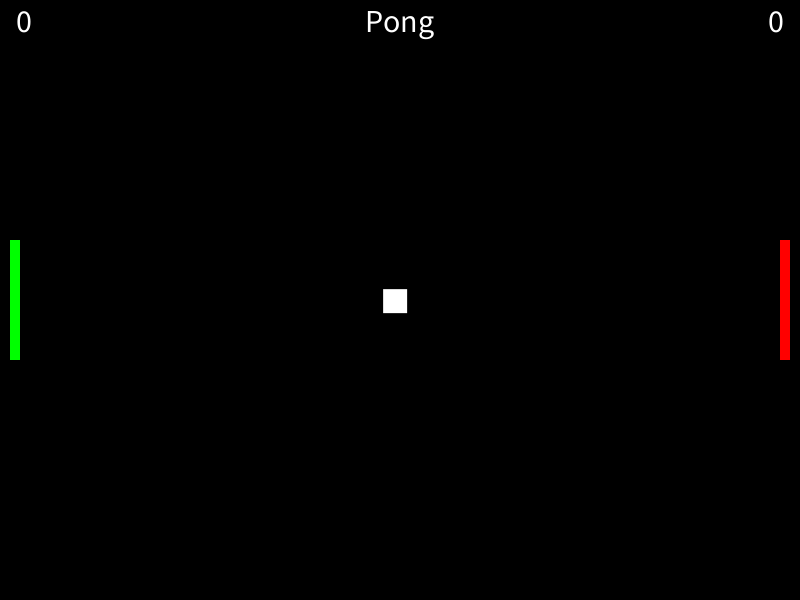
Frame 1 (no input)
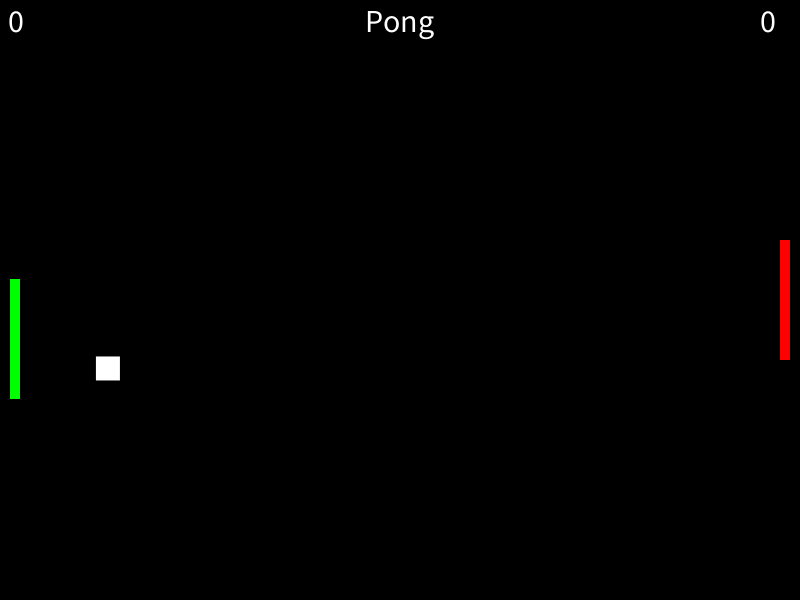
Frame 60 (the mouse pressed at the canvas centre just before this capture)
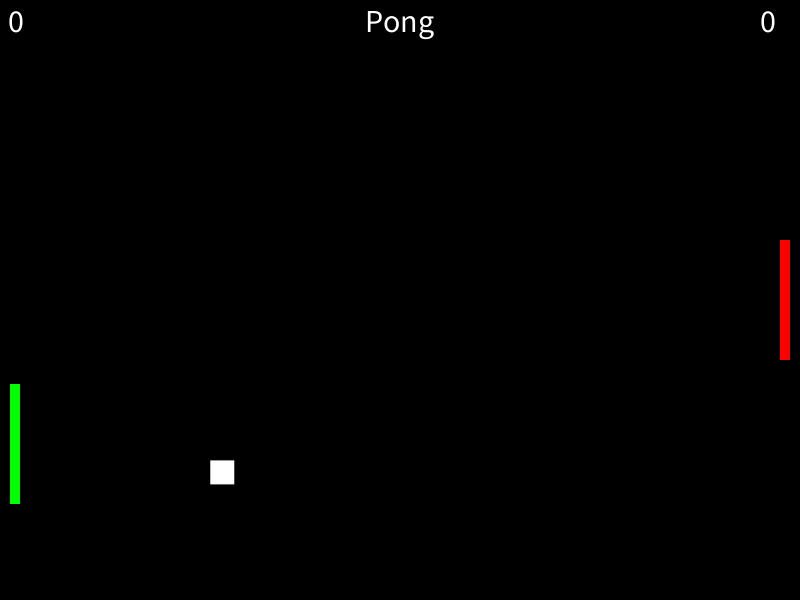
Frame 120 (the mouse held since frame 60 and released just before this capture)

The Processing sketch that drew these frames (run headless with seeded random() and noise(); from frame 60 on, the mouse is pressed at the canvas centre):

// Processing sketch: Pong
// ── Pong.pde
Puck puck;
Paddle left;
Paddle right;

float paddleSpeed = 5;

int scoreLeft;
int scoreRight;

boolean LeftHasPlayed = false;
boolean RightHasPlayed = false;

final byte HARD = 2;
final byte MEDIUM = 1;
final byte EASY = 0;
final byte IMPOSSIBLE = 3;

void setup() {
  size(800, 600);

  scoreLeft = 0;
  scoreRight = 0; 

  puck = new Puck();
  left = new Paddle (15, EASY);
  right = new Paddle(width-15, HARD);
}

void draw() {
  background(0);
  noStroke();
  fill(255);

  textSize(32);
  text(scoreLeft, 16, 32);
  text(scoreRight, width - 32, 32);
  textAlign(CENTER);
  text("Pong", width/2, 32);
  if (!right.BOT) {
    if (!RightHasPlayed) {
      text("o", width - 40, height/2-20);
      text("l", width - 40, height/2+20);
    } else {
      text(" ", width - 40, height/2-20);
      text(" ", width - 40, height/2+20);
    }
  }
  if (!left.BOT) {
    if (!LeftHasPlayed) {
      text("w", 40, height/2-20);
      text("s", 40, height/2+20);
    } else {
      text(" ", 40, height/2-20);
      text(" ", 40, height/2+20);
    }
  }

  puck.update();
  puck.edges();
  puck.collision();
  puck.show();

  if(right.BOT)right.useBOT( right);
  if(left.BOT)left.useBOT( left);

  left.update();
  right.update();

  left.show();
  right.show();
}





void keyPressed() {
  if (key == 'w') {
    LeftHasPlayed = true;
    left.speed = -paddleSpeed;
  } else if (key == 's') {
    LeftHasPlayed = true;
    left.speed = paddleSpeed;
  }

  if (key == 'o') {
    RightHasPlayed = true;
    right.speed = -paddleSpeed;
  } else if (key == 'l') {
    RightHasPlayed = true;
    right.speed = paddleSpeed;
  }
}

void keyReleased() {
  if (key == 'w') {
    left.speed = 0;
  } else if (key == 's') {
    left.speed = 0;
  }

  if (key == 'o') {
    right.speed = 0;
  } else if (key == 'l') {
    right.speed = 0;
  }
}
// ── Paddle.pde
class Paddle {
  float x;
  float y = height/2;
  float w = 10;
  float h = height/5;

  float speed = 0;
  float mode;
  final byte NONE = 10;
  boolean BOT = true;


  Paddle(float x_, byte mode_) {
    mode = mode_;
    x = x_;
  }


  Paddle(float x_) {
    x = x_;
    mode = NONE;
    BOT = false;
  }

  void show() {
    rectMode(CENTER);
    switch ((int)mode) {
    case HARD:
      fill(255, 0, 0);
      break;
    case EASY: 
      fill(0, 255, 0);
      break;
    case MEDIUM: 
      fill(255, 255, 0); 
      break;
    case IMPOSSIBLE: 
      fill(0);
      stroke(1);
      break;
    default: 
      fill (255);
      break;
    }
    rect(x, y, w, h);
  }

  void update() {
    move();
  }

  void move() {
    if (speed > 0 && y < height) {
      y += speed;
    }
    if (speed < 0 && y > 0) {
      y += speed;
    }
  }

  void useBOT(Paddle p) {    

    if (p.x > width/2) {
      if (mode == HARD) {
        if (puck.x > width/2) {
          if (puck.y < y + 30 && puck.y > y - 30) {
            speed = 0;
          } else if (y < puck.y) {
            speed = map(puck.x, width/2, width, 2, 5);
          } else if (y > puck.y) {
            speed = map(puck.x, width/2, width, -2, -5);
          }
        } else {
          if (y < height/2-30) {
            speed = 1;
          } else if (y > height/2 +30) {
            speed = -1;
          } else
            speed = 0;
        }
      }

      if (mode == MEDIUM) {
        if (puck.x > width/2) {
          if (puck.y < y + 30 && puck.y > y - 30) {
            speed = 0;
          } else if (y < puck.y) {
            speed = 3;
          } else if (y > puck.y) {
            speed = -3;
          }
        } else {
          if (y < height/2-30) {
            speed = 1;
          } else if (y > height/2 +30) {
            speed = -1;
          } else
            speed = 0;
        }
      }

      if (mode == EASY) {
        if (puck.x > width/2) {

          if (puck.y < y + 30 && puck.y > y - 30) {
            speed = 0;
          } else if (y < puck.y) {
            speed = 3;
          } else if (y > puck.y) {
            speed = -3;
          }
        } else {
          speed = 0;
        }
      }
      if (mode == IMPOSSIBLE) {
        y = puck.y;
      }
    } else if (p.x < width/2) {
      if (mode == HARD) {
        if (puck.x < width/2) {
          if (puck.y < y + 30 && puck.y > y - 30) {
            speed = 0;
          } else if (y < puck.y) {
            speed = map(puck.x, width/2, 0, 2, 5);
          } else if (y > puck.y) {
            speed = map(puck.x, width/2, 0, -  2, -5);
          }
        } else {
          if (y < height/2-30) {
            speed = 1;
          } else if (y > height/2 +30) {
            speed = -1;
          } else
            speed = 0;
        }
      }

      if (mode == MEDIUM) {
        if (puck.x < width/2) {
          if (puck.y < y + 30 && puck.y > y - 30) {
            speed = 0;
          } else if (y < puck.y) {
            speed = 3;
          } else if (y > puck.y) {
            speed = -3;
          }
        } else {
          if (y < height/2-30) {
            speed = 1;
          } else if (y > height/2 +30) {
            speed = -1;
          } else
            speed = 0;
        }
      }

      if (mode == EASY) {
        if (puck.x < width/2) {

          if (puck.y < y + 30 && puck.y > y - 30) {
            speed = 0;
          } else if (y < puck.y) {
            speed = 3;
          } else if (y > puck.y) {
            speed = -3;
          }
        } else {
          speed = 0;
        }
      }
      if (mode == IMPOSSIBLE) {
        y = puck.y;
      }
    }
  }
}
// ── Puck.pde
class Puck {

  float x;
  float y;
  float xspeed = 5; 
  float yspeed = 6;
  float r = 12;

  Puck() {
    reset();
  }

  void show() {
    rectMode(CENTER);
    rect(x, y, r*2, r*2);
    //ellipse(x, y, r*2, r*2);
  }

  void update() {
    x += xspeed;
    y += yspeed;
  }

  void reset() {
    x = width/2;
    y = height/2;

    float angle = random(-45, 45);
    float rad = radians(angle);
    xspeed = paddleSpeed * cos(rad);
    yspeed = paddleSpeed * sin(rad);

    float ran = random (1); 
    if (ran < 0.5) {
      xspeed *= -1;
    }
  }

  void collision() {
    if (x+r > right.x && y-r <  right.y + (right.h/2) && y+r > right.y - (right.h/2)) {
      float diff = right.y+right.h/2 - y;
      float angle = map(diff, 0, right.h, -225, -135);
      float rad = radians(angle);
      xspeed = paddleSpeed * cos(rad);
      yspeed = paddleSpeed * sin(rad);

      x = right.x - right.w/2 +xspeed;
    }

    if (x-r < left.x && y-r <  left.y + (left.h/2) && y+r > left.y - (left.h/2)) {
      float diff = left.y+left.h/2 - y;
      float angle = map(diff, 0, left.h, 45, -45);
      float rad = radians(angle);
      xspeed = paddleSpeed * cos(rad);
      yspeed = paddleSpeed * sin(rad);

      x = left.x + left.w/2 + xspeed;
    }
  }

  void edges() {
    if (y > height || y < 0) {
      reset();
    } else if (y + r > height || y-r < 0) {
      yspeed *= -1;
    }

    if (x + r > width) {
      scoreLeft++;
      reset();
    }
    if (x-r < 0) {
      scoreRight++;
      reset();
    }
  }
}
